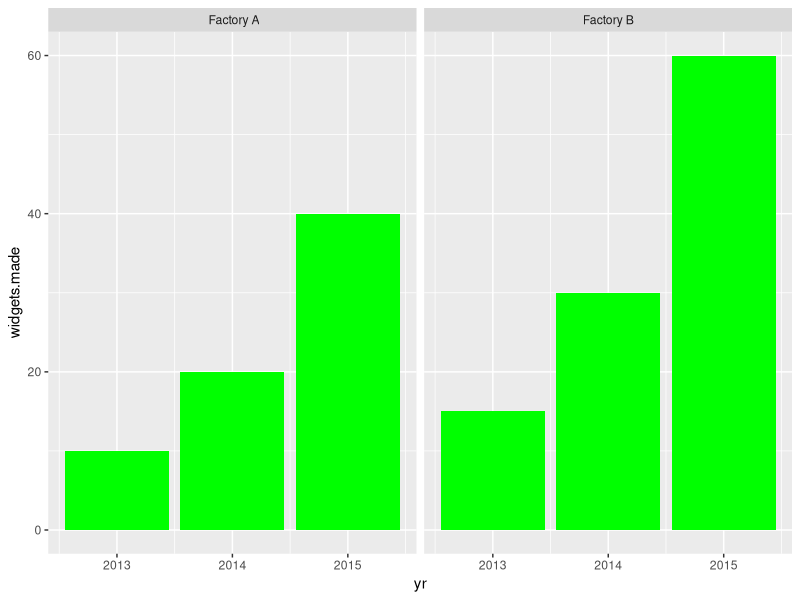

This figure's R source:
# 1. Load libraries
require(ggplot2)

# 3. Create a plot with two facets
yr <- c(2013,2014,2015,2013,2014,2015)
widgets.made <- c(10,20,40,15,30,60)
factory <- c(rep(" Factory A",3),rep("Factory B",3))
df <- data.frame(factory, widgets.made, yr)
png("./factories.png")
# Note the geom_bar "fill" parameter-- I want this
# to be different for each facet; 
# Red for Factory A
# Blue for Factory B
ggplot(df) + 
        aes(yr, widgets.made) + 
        geom_bar(stat="identity", fill="green") +
        facet_grid(. ~ factory)
dev.off()